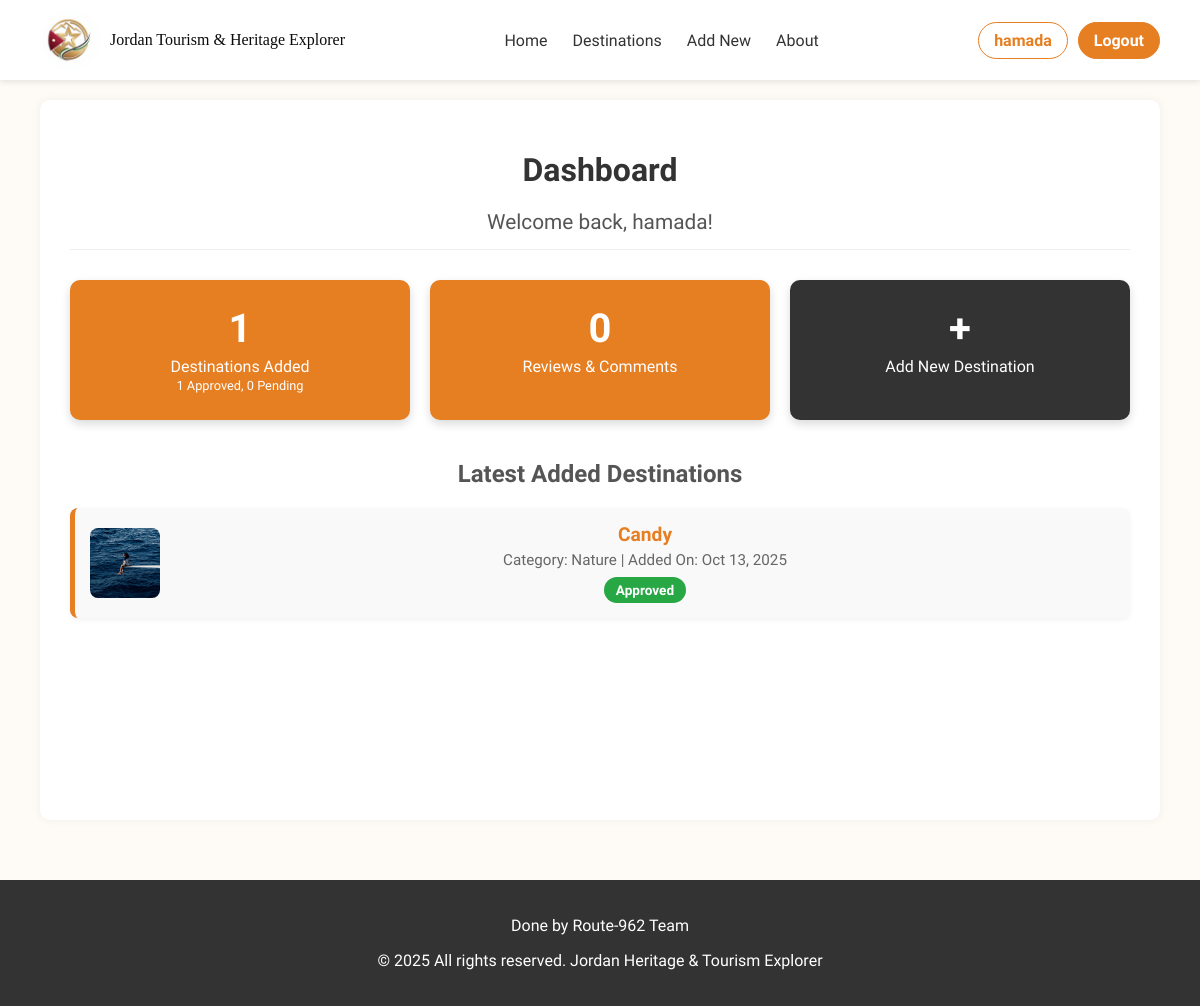
Page /user-dashboard/14 (signed in) on the earlier database version.
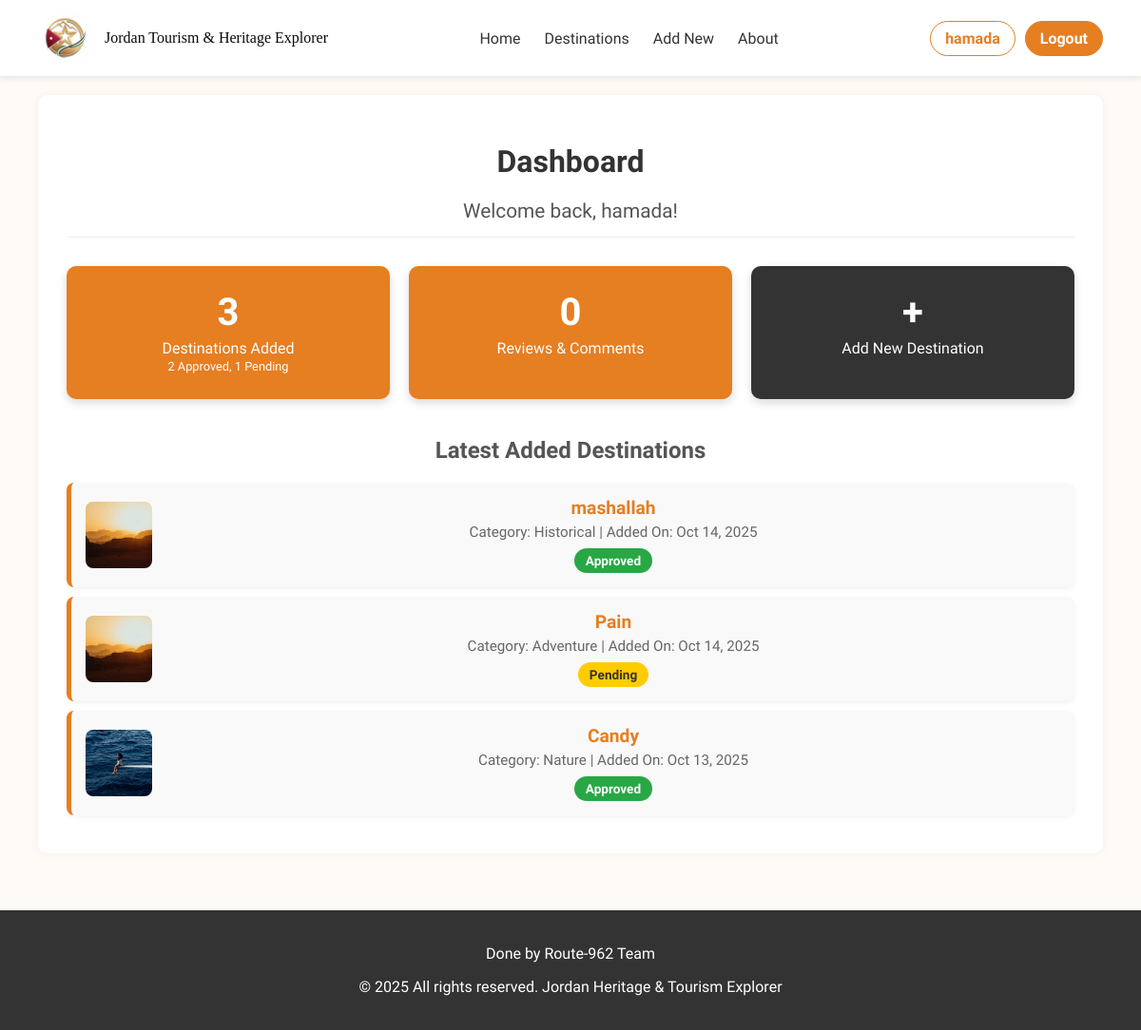
Same page on the later database version.
### main_app/models.py (models this page shows, shortened)
class Destination(models.Model):
    category_choice = [
        ('historical','Historical'),
        ('nature', 'Nature'),
        ('adventure', 'Adventure'),
    ]
    status_choice = [
        ('pending','Pending'),
        ('approved','Approved'),
        ('declined','Declined'),
    ]
    name = models.CharField(max_length=200)
    description = models.TextField()
    category= models.CharField(max_length=20, choices=category_choice)
    location = models.CharField(max_length=100)
    activity_type = models.CharField(max_length=100)
    image = models.ImageField(upload_to = 'destinations/')
    created_at = models.DateTimeField(auto_now_add= True)
    created_by = models.ForeignKey(User, on_delete=models.SET_NULL, null=True, related_name='created_des')
    status = models.CharField(max_length=10, choices=status_choice, default='pending')

### main_app/views.py (the view)
# urls.py: path('user-dashboard/<int:user_id>', views.user_dashboard, name='user_dashboard'),
@login_required
def user_dashboard(request, user_id):
    user = get_object_or_404(User, id=user_id)
    user_destinations = Destination.objects.filter(created_by=user)
    approved_destinations_count = user_destinations.filter(status='approved').count()
    pending_destinations_count = user_destinations.filter(status='pending').count()
    total_destinations_count = user_destinations.count()
    latest_destinations = user_destinations.order_by('-created_at')[:3]
    context = {
        'user': user,
        'total_destinations_count': total_destinations_count,
        'approved_destinations_count': approved_destinations_count,
        'pending_destinations_count': pending_destinations_count,
        'latest_destinations': latest_destinations,
    }
    return render(request, 'userdashboard.html', context)

### main_app/templates/userdashboard.html (shortened to what this page needs)
{% extends "base.html" %}
{% load static %}
{% block head %}
    <link rel="stylesheet" href="https://cdnjs.cloudflare.com/ajax/libs/font-awesome/6.0.0-beta3/css/all.min.css">
    <link rel="stylesheet" href="{% static 'css/dashboard.css' %}">
{% endblock head %}
{% block content %}
    <div class="dashboard-wrapper">
        <main class="main-content">
            <h1>Dashboard</h1>
            <p class="welcome-message">Welcome back, {{ user.username }}!</p>
            <div class="stat-cards-grid">
                <div class="stat-card">
                    <div class="number">{{ total_destinations_count }}</div>
                    <p>Destinations Added</p>
                    <p style="font-size: 0.8rem;">{{ approved_destinations_count }} Approved, {{ pending_destinations_count }} Pending</p>
                </div>
                <div class="stat-card">
                    <div class="number">0</div>
                    <p>Reviews & Comments</p>
                </div>
                <a href="{% url 'add_destination' %}" class="stat-card add-destination-card" style="text-decoration: none;">
                    <div class="number">+</div>
                    <p>Add New Destination</p>
                </a>
            </div>
            <section class="latest-activity">
                <h3>Latest Added Destinations</h3>
                {% for destination in latest_destinations %}
                    <div class="activity-item">
                        <img src="{% if destination.image %}{{ destination.image.url }}{% else %}{% static 'images/default_destination.png' %}{% endif %}" alt="{{ destination.name }} Image">
                        <div class="activity-details">
                            <strong><a href="{% url 'destination_detail' pk=destination.pk %}" style="color: inherit; text-decoration: none;">{{ destination.name }}</a></strong>
                            <p>Category: {{ destination.get_category_display }} | Added On: {{ destination.created_at|date:"M d, Y" }}</p>
                            <span class="status-badge {{ destination.status }}">{{ destination.get_status_display }}</span>
                        </div>
                    </div>
                {% empty %}
                    <p>You haven't added any destinations yet. Use the "Add New Destination" card above to share your favorite spot!</p>
                {% endfor %}
            </section>
        </main>
    </div>
{% endblock content %}

### main_app/templates/base.html (shortened to what this page needs)
{% load static %}
<!DOCTYPE html>
<html lang="en" dir="LTR">
<head>
    <link rel="stylesheet" href="https://cdnjs.cloudflare.com/ajax/libs/font-awesome/6.5.0/css/all.min.css">
    <link rel="stylesheet" href="{% static 'css/base.css' %}">
    {% block head %}
    {% endblock head %}
</head>
<body>
    <header class="navbar-container">
  <div class="navbar">
    <div class="logo">
      <img src="{% static 'images/logo.png' %}" alt="Jordan Logo">
      <div class="logo-text">
        Jordan Tourism & Heritage Explorer
      </div>
    </div>
    <nav class="nav-links" id="nav-links">
      <a href="{% url 'home' %}" class="active">Home</a>
      <a href="{% url 'destination_list' %}">Destinations</a>
      {% if user.is_authenticated %}
        <a href="{% url 'add_destination' %}">Add New</a>
      {% endif %}
      <a href="{% url 'about' %}">About</a>
    </nav>
    <div class="search-login">
      {% if user.is_authenticated %}
        <a href="{% url 'user_dashboard' user.id %}" class="btn-auth login">{{ user.username }}</a>
        <form method="post" action="{% url 'logout' %}" class="logout-form">
          <button type="submit" class="btn-auth signup logout-button">Logout</button>
        </form>
      {% else %}
        <a href="{% url 'login' %}" class="btn-auth login">Login</a>
        <a href="{% url 'signup' %}" class="btn-auth signup">Sign Up</a>
      {% endif %}
    </div>
  </div>
</header>
    <main>
        {% block content %}{% endblock %}
    </main>
    <footer>
        <p> Done by Route-962 Team </p>
        <p>© 2025 All rights reserved. Jordan Heritage & Tourism Explorer</p>
    </footer>
</body>
</html>

### main_app/static/css/base.css (style rules this page uses)
body { margin: 0; font-family: 'Cairo', sans-serif; background-color: #FEFBF7; color: #333; text-align: center; }
.navbar-container { background-color: #FFFFFF; box-shadow: 0 2px 6px rgba(0,0,0,0.1); width: 100%; }
.navbar { display: flex; justify-content: space-between; align-items: center; padding: 10px 40px; max-width: 1400px; margin: 0 auto; direction: ltr; }
.logo { display: flex; align-items: center; gap: 10px; order: -1; margin-left: auto; }
.logo img { width: 60px; height: auto; border-radius: 50%; object-fit: cover; }
.logo-text { font-family: Georgia, 'Times New Roman', Times, serif; color: #0A0A09; font-weight: 150; line-height: 1; white-space: nowrap; }
.nav-links { display: flex; gap: 25px; justify-content: center; flex-grow: 1; order: 0; direction: ltr; }
.nav-links a { text-decoration: none; color: #333; font-weight: 500; padding: 5px 0; transition: color 0.3s ease; }
.search-login { display: flex; gap: 10px; align-items: center; order: 1; margin-right: auto; }
.btn-auth { padding: 8px 15px; border-radius: 20px; text-decoration: none; font-weight: 600; transition: background-color 0.3s ease, color 0.3s ease; display: inline-block; }
.btn-auth.login { border: 1px solid #E67E22; color: #E67E22; background-color: transparent; }
.btn-auth.signup { background-color: #E67E22; color: white; border: 1px solid #E67E22; }
.logout-form { margin: 0; display: inline-block; }
.logout-button { border: none; cursor: pointer; padding: 8px 15px; border-radius: 20px; font-weight: 600; background-color: #E67E22; color: white; font-family: inherit; font-size: inherit; transition: background-color 0.3s ease, color 0.3s ease; display: inline-block; }
footer { background-color: #333; color: white; text-align: center; padding: 20px 0; margin-top: 40px; direction: ltr; }

### main_app/static/css/dashboard.css (style rules this page uses)
:root { --primary-color: #e67e22; --sidebar-width: 250px; }
.dashboard-wrapper { display: flex; min-height: calc(100vh - 80px); padding: 20px 40px; gap: 30px; max-width: 1400px; margin: 0 auto; }
.main-content { flex-grow: 1; padding: 30px; background-color: #fff; border-radius: 10px; box-shadow: 0 0 10px rgba(0,0,0,0.05); }
.main-content h1 { color: #333; margin-bottom: 10px; }
.welcome-message { margin-bottom: 30px; padding-bottom: 15px; border-bottom: 1px solid #eee; font-size: 1.3rem; color: #555; }
.stat-cards-grid { display: grid; grid-template-columns: repeat(auto-fit, minmax(200px, 1fr)); gap: 20px; margin-bottom: 40px; }
.stat-card { background-color: var(--primary-color); color: white; padding: 25px; border-radius: 10px; text-align: center; box-shadow: 0 4px 10px rgba(0,0,0,0.15); transition: transform 0.3s, background-color 0.3s; cursor: pointer; }
.stat-card .number { font-size: 2.5rem; font-weight: bold; margin-bottom: 5px; }
.stat-card p { margin: 0; font-size: 1rem; line-height: 1.3; }
.add-destination-card { background-color: #333; }
.latest-activity h3 { color: #555; margin-bottom: 20px; font-size: 1.5rem; }
.activity-item { display: flex; align-items: center; background-color: #f9f9f9; padding: 15px; border-radius: 8px; margin-bottom: 10px; border-left: 5px solid var(--primary-color); box-shadow: 0 2px 5px rgba(0,0,0,0.05); }
.activity-item img { width: 70px; height: 70px; border-radius: 8px; object-fit: cover; margin-right: 15px; }
.activity-details { flex-grow: 1; }
.activity-details strong { display: block; font-size: 1.2rem; color: var(--primary-color); margin-bottom: 5px; }
.activity-details p { margin: 0; color: #666; font-size: 0.95rem; }
.status-badge { background-color: #ffcc00; color: #333; padding: 5px 12px; border-radius: 20px; font-size: 0.85rem; font-weight: 600; display: inline-block; margin-top: 8px; }
.status-badge.approved { background-color: #28a745; color: white; }

Differences in the rows shown:
added Destination: image (picture), name "mashallah", category "Historical", created_at "Oct 14, 2025", status "Approved"
added Destination: image (picture), name "Pain", category "Adventure", created_at "Oct 14, 2025", status "Pending"
Other differences:
{{ total_destinations_count }}: "1" → "3"
{{ approved_destinations_count }}: "1" → "2"
{{ pending_destinations_count }}: "0" → "1"
